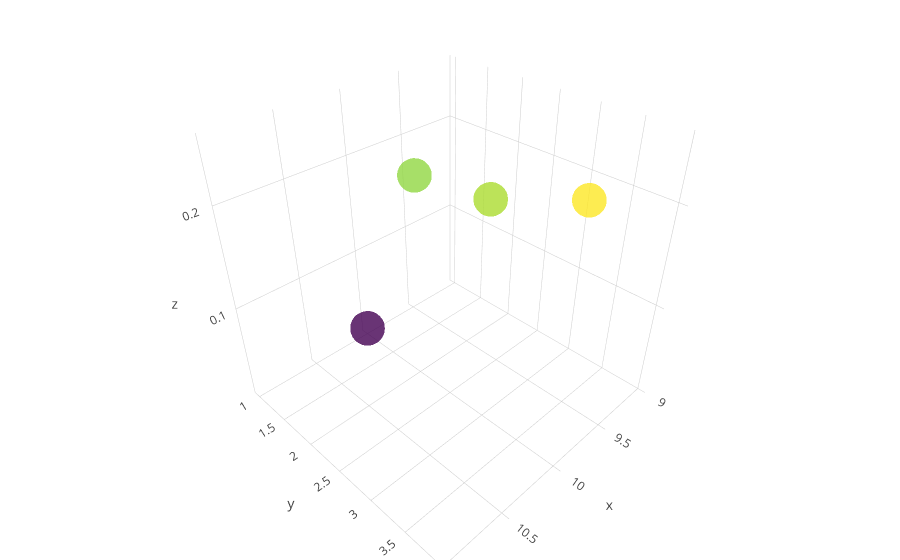

The code cell stored with this chart in its notebook:
### Code cell
plot_stats({(10, 1, 100): (0.008604, 0.107059, 0.884337), (10, 2, 100): (0.212067, 0.464556, 0.323380), (10, 3, 100): (0.221725, 0.481867, 0.296412), (10, 4, 100): (0.252087, 0.528005, 0.219910), })

### Figure 1 — Plotly figure (JSON) as saved in the notebook; plotly's stock layout.template omitted (floating-point values rounded to 4 significant figures)
{"data": [{"marker": {"color": [0.008604, 0.2121, 0.2217, 0.2521], "colorscale": "Viridis", "opacity": 0.8, "size": 12}, "mode": "markers", "type": "scatter3d", "x": [10, 10, 10, 10], "y": [1, 2, 3, 4], "z": [0.008604, 0.2121, 0.2217, 0.2521]}], "layout": {"margin": {"b": 0, "l": 0, "r": 0, "t": 0}}}
